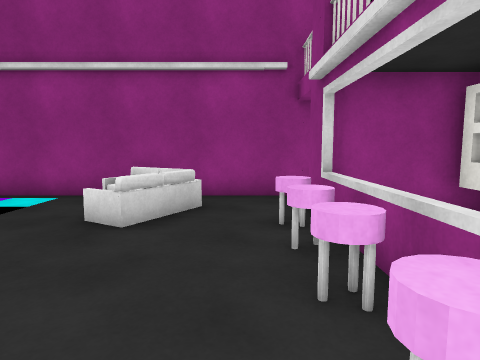
View 1 (above)

17 first-person views from a walk through a scene from a Unity 3-D project. The camera is 1.2 m above the floor, tilts 6° down and sees 75° across. The floor is counted in squares, 0.9 m on a side. Each view is taken from the middle of a square. On the plan, view 1 faces up. The plan holds only what a view shows up to about 14 squares ahead; the rest is blank. The place goes on beyond the plan. The player is left out. Door leaves are left out, so doorways stand open. Surface patterns are stand-ins for the level's own textures.

View 2
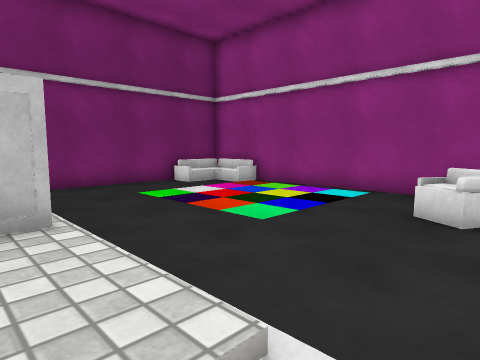

View 3
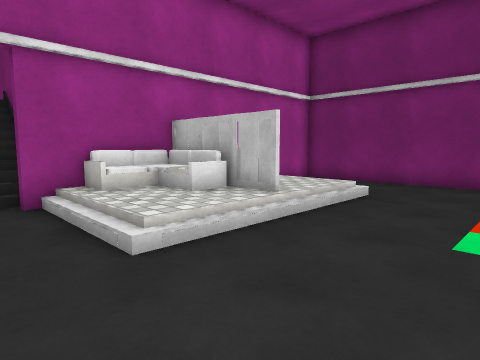

View 4
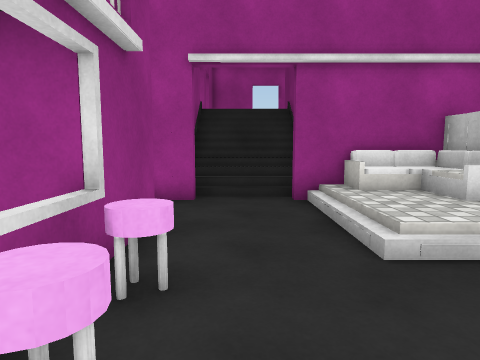

View 5
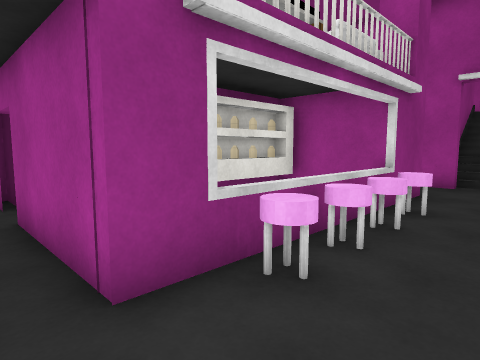

View 6
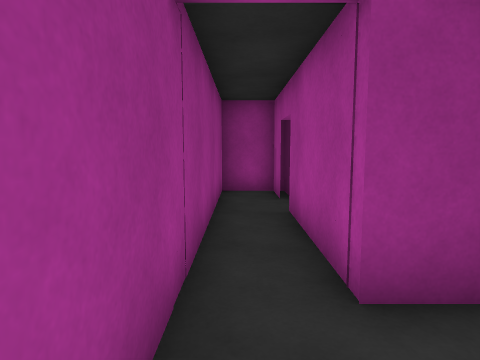

View 7
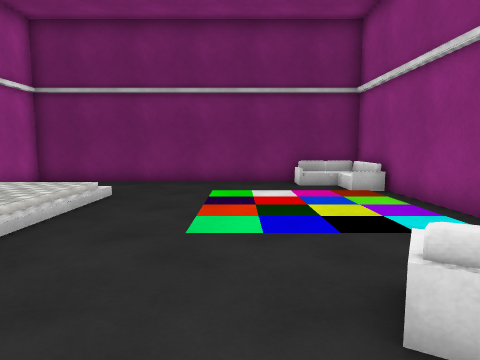

View 8
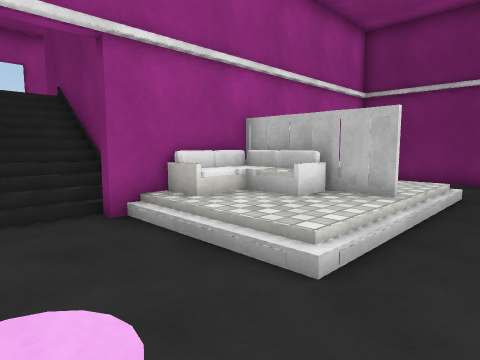

View 9
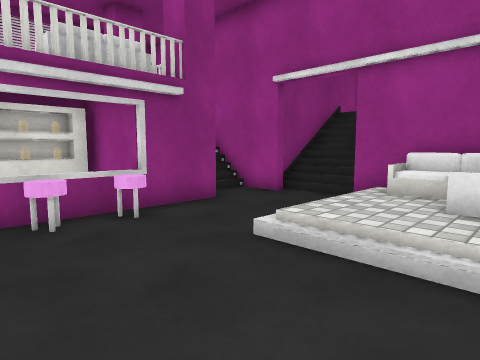

View 10
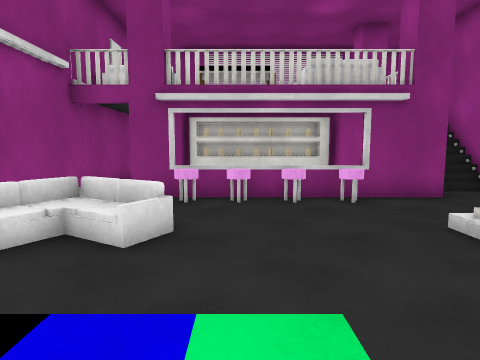

View 11
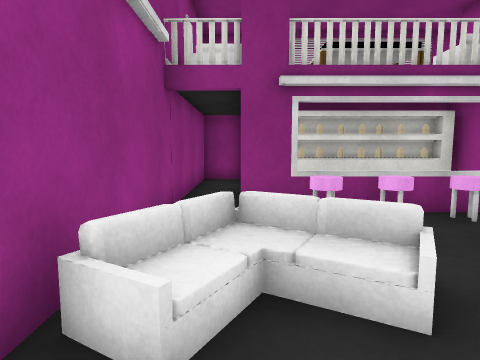

View 12
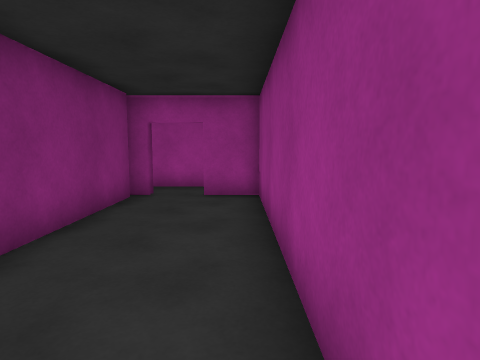

View 13
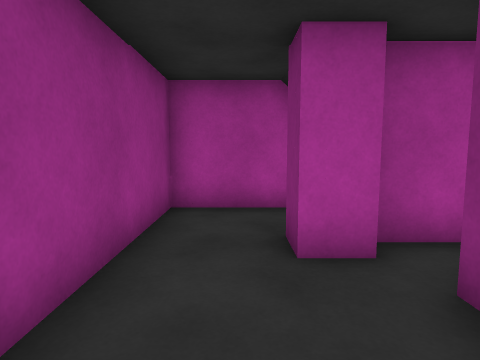

View 14
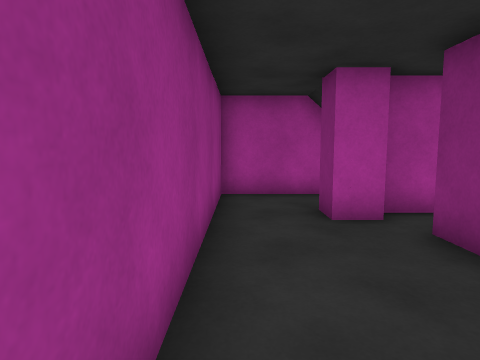

View 15
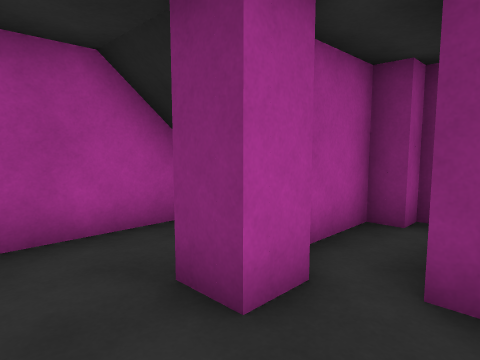

View 16
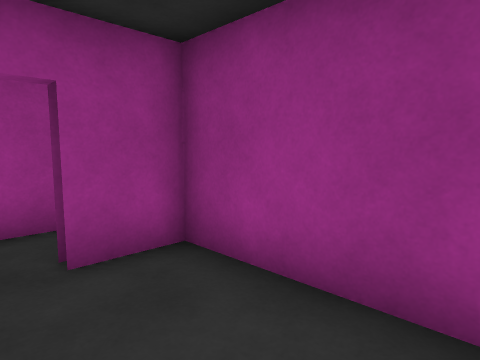

View 17
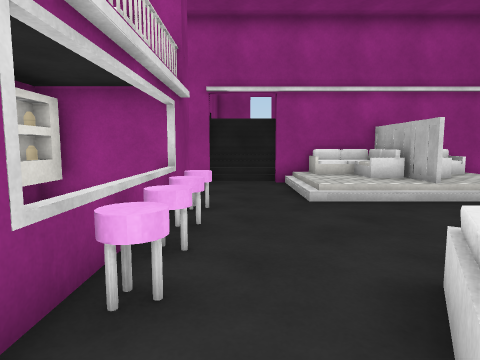

### Floor plan
Key: @ floor where view 1 was taken; # wall or solid block; . main floor; : floor 0.25 m higher than the main floor; / step, stairs or slope; D open door; ^ raised ledge; S sofa; T stool; O other object.
Columns run from 12 left of view 1 to 9 right of it. Each row starts with its distance up from view 1.
  9 ######################
  8 #  .......S..........#
  7 #O........O...####DD##
  6 #.........O...####...#
  5 #............T^ ##...#
  4 #............T^ ##...#
  3 #............T^ ##...#
  2 #.............^ ##...#
  1 #............T^###...#
  0 #...///O///.@.#......#
 -1 #.  ::SO/:/...#...#..#
 -2 #   :: O///...###/...#
 -3 #   /  O///....///...#
 -4 ########SS#../########
 -5           #///#
 -6           #///#
 -7           #///#
 -8           #///#
 -9           #

Positions as (right, up) in squares from view 1, and headings:
1: (0, 0), facing up
2: (-1, -1), facing up-left
3: (0, 4), facing down-left
4: (0, 4), facing down
5: (-1, 8), facing down-right
6: (-1, 8), facing right
7: (0, 4), facing left
8: (1, 2), facing down-left
9: (-5, 4), facing down-right
10: (-7, 4), facing right
11: (-5, 7), facing right
12: (8, -2), facing up
13: (7, 3), facing down
14: (8, 5), facing down
15: (8, 1), facing down-left
16: (6, 3), facing up-right
17: (0, 8), facing down
